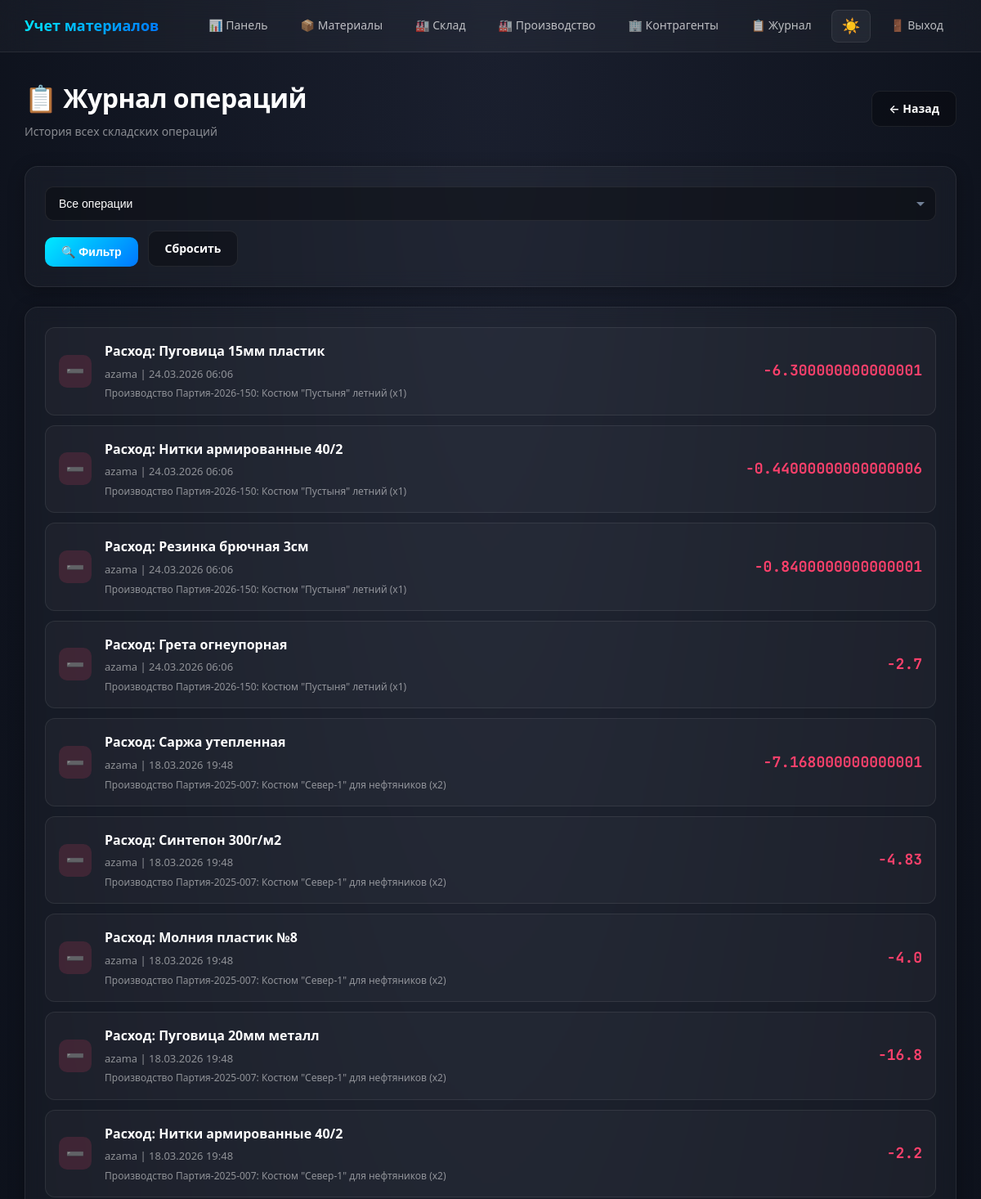
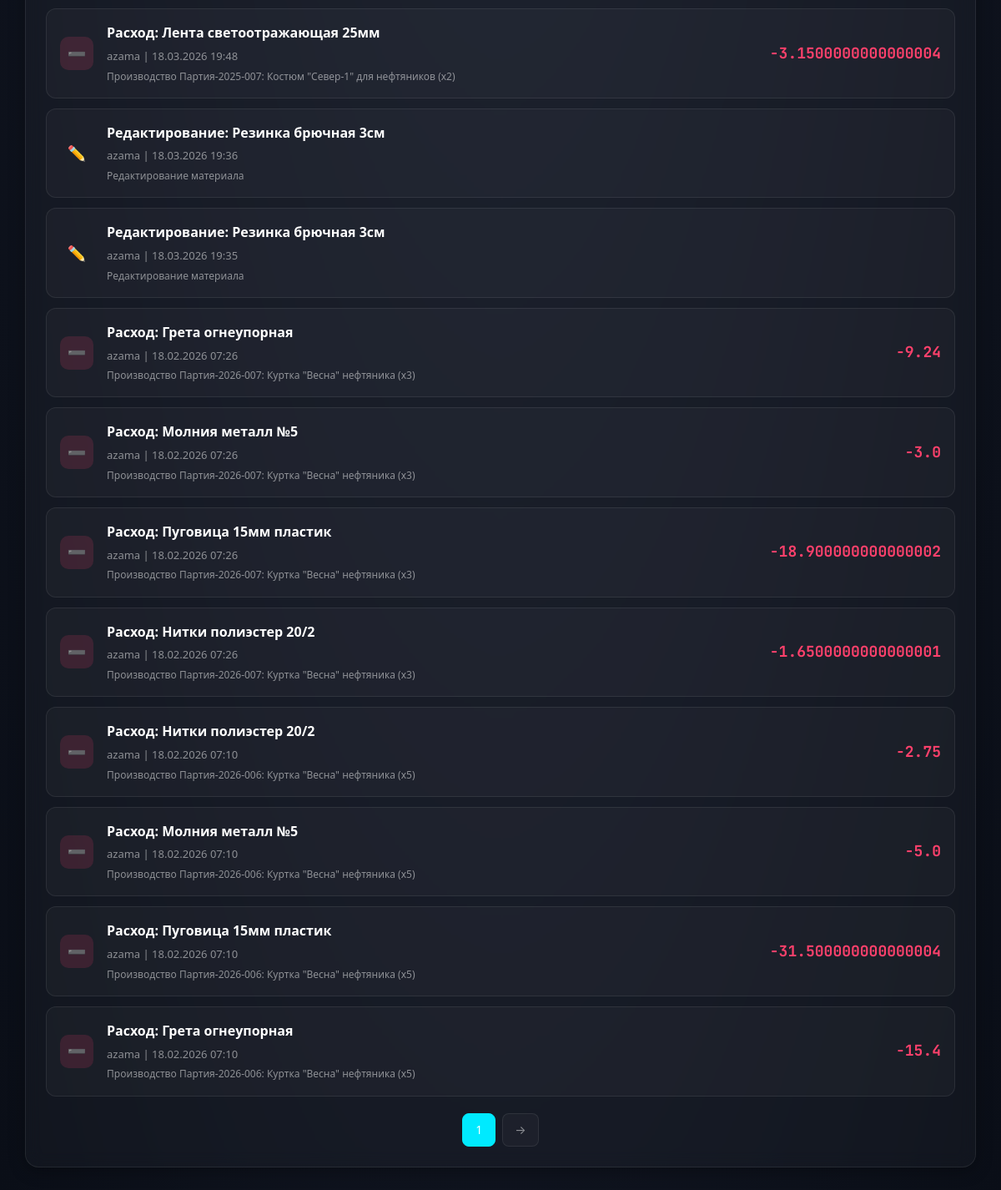
The app's page /audit/ (signed in) with its own data (2 pictures, top to bottom).
### warehouse/models.py (models this page shows, shortened)
class AuditLog(models.Model):
    ACTION_CHOICES = [
        ('receipt', 'Приход'),
        ('issue', 'Расход'),
        ('scrap', 'Списание'),
        ('edit', 'Редактирование'),
        ('delete', 'Удаление'),
        ('create', 'Создание'),
    ]
    action = models.CharField(max_length=20, choices=ACTION_CHOICES)
    material = models.ForeignKey(Material, on_delete=models.CASCADE, related_name='audit_logs')
    quantity = models.FloatField(default=0)
    user = models.ForeignKey(User, on_delete=models.SET_NULL, null=True)
    details = models.TextField(blank=True)
    created_at = models.DateTimeField(auto_now_add=True)
    class Meta:
        ordering = ['-created_at']
    @property
    def action_icon(self):
        icons = {
            'receipt': '➕',
            'issue': '➖',
            'scrap': '🗑️',
            'edit': '✏️',
            'delete': '❌',
            'create': '✨'
        }
        return icons.get(self.action, '📝')

class Material(models.Model):
    name = models.CharField(max_length=255)
    article = models.CharField(max_length=100, unique=True)
    description = models.TextField(blank=True)
    unit = models.CharField(max_length=50, default='м')
    quantity = models.FloatField(default=0, validators=[MinValueValidator(0)])
    min_stock = models.FloatField(default=10)
    image = models.ImageField(upload_to='materials/', blank=True, null=True)
    price_per_unit = models.DecimalField(
        max_digits=12,
        decimal_places=2,
        default=0,
        verbose_name="Цена за единицу",
        help_text="Цена за метр, кг или штуку"
    )
    section = models.ForeignKey(
        'Section',  # Используем строку для ленивой загрузки
        on_delete=models.CASCADE,
        related_name='materials',
        null=True,
        blank=True
    )
    contractor = models.ForeignKey(
        'Contractor',
        on_delete=models.SET_NULL,
        null=True,
        blank=True
    )
    created_at = models.DateTimeField(auto_now_add=True, null=True)
    updated_at = models.DateTimeField(auto_now=True)
    color = models.CharField(max_length=100, blank=True)
    width = models.FloatField(null=True, blank=True)
    density = models.FloatField(null=True, blank=True)
    composition = models.CharField(max_length=255, blank=True)
    class Meta:
        ordering = ['-created_at']
    contractor = models.ForeignKey(
        'Contractor',
        on_delete=models.SET_NULL,
        null=True,
        blank=True
    )
    created_at = models.DateTimeField(auto_now_add=True, null=True)
    updated_at = models.DateTimeField(auto_now=True)
    color = models.CharField(max_length=100, blank=True)
    width = models.FloatField(null=True, blank=True)
    density = models.FloatField(null=True, blank=True)
    composition = models.CharField(max_length=255, blank=True)
    class Meta:
        ordering = ['-created_at']

### warehouse/views.py (the view)
# urls.py: path('audit/', views.audit_log, name='audit_log'),
@login_required
def audit_log(request):
    logs = AuditLog.objects.select_related('material', 'user').order_by('-created_at')
    action = request.GET.get('action')
    if action:
        logs = logs.filter(action=action)
    paginator = Paginator(logs, 20)
    page = request.GET.get('page')
    logs = paginator.get_page(page)
    return render(request, 'warehouse/audit_log.html', {
        'logs': logs,
        'action_choices': AuditLog.ACTION_CHOICES,
    })

### templates/warehouse/audit_log.html (shortened to what this page needs)
{% extends "base.html" %}
{% block content %}
<div class="page-header">
    <div>
        <h1 class="page-title">📋 Журнал операций</h1>
        <p class="page-subtitle">История всех складских операций</p>
    </div>
    <div class="flex gap-2">
        <a href="{% url 'dashboard' %}" class="btn btn-secondary">← Назад</a>
    </div>
</div>
<div class="card mb-3">
    <form method="get" class="filter-bar">
        <select name="action" class="form-control">
            <option value="">Все операции</option>
        </select>
        <button type="submit" class="btn btn-primary">🔍 Фильтр</button>
        <a href="{% url 'audit_log' %}" class="btn btn-secondary">Сбросить</a>
    </form>
</div>
<div class="card">
    {% if logs %}
    <div class="operation-list">
        {% for log in logs %}
        <div class="operation-item {{ log.action }}">
            <div class="operation-icon">{{ log.action_icon }}</div>
            <div class="operation-content">
                <div class="operation-title">
                    {{ log.get_action_display }}: {{ log.material.name }}
                </div>
                <div class="operation-meta">
                    {% if log.user %}{{ log.user.username }}{% else %}Система{% endif %} |
                    {{ log.created_at|date:"d.m.Y H:i" }}
                </div>
                {% if log.details %}
                <div style="margin-top: 4px; font-size: 12px; color: var(--text-muted);">
                    {{ log.details }}
                </div>
                {% endif %}
            </div>
            {% if log.quantity != 0 %}
            <div class="operation-quantity" style="{% if log.quantity > 0 %}color: var(--success);{% else %}color: var(--danger);{% endif %}">
                {% if log.quantity > 0 %}+{% endif %}{{ log.quantity }}
            </div>
            {% endif %}
        </div>
        {% endfor %}
    </div>
    {% if logs.has_other_pages %}
    <div class="pagination" style="margin-top: 20px;">
        <span class="page-link active">{{ logs.number }}</span>
        {% if logs.has_next %}
        <a href="?page={{ logs.next_page_number }}{% if request.GET.action %}&action={{ request.GET.action }}{% endif %}" class="page-link">→</a>
        {% endif %}
    </div>
    {% endif %}
    {% else %}
    <div class="empty-state" style="padding: 60px 20px;">
        <div class="empty-state-icon">📭</div>
        <h3>Журнал пуст</h3>
        <p style="color: var(--text-muted);">Выполните операции на складе, чтобы они отобразились здесь</p>
    </div>
    {% endif %}
</div>
{% endblock %}

### static/css/style.css (style rules this page uses)
:root { --primary: #00eaff; --primary-dark: #0077ff; --danger: #ff416c; --warning: #f9d423; --success: #00b09b; --info: #00eaff; --bg-body: #0a0e17; --bg-card: rgba(255, 255, 255, 0.03); --bg-input: rgba(0, 0, 0, 0.3); --bg-hover: rgba(255, 255, 255, 0.05); --border: rgba(255, 255, 255, 0.08); --border-focus: rgba(0, 234, 255, 0.4); --text-primary: #ffffff; --text-secondary: rgba(255, 255, 255, 0.7); --text-muted: rgba(255, 255, 255, 0.5); --shadow: 0 4px 20px rgba(0, 0, 0, 0.3); --shadow-glow: 0 0 20px rgba(0, 234, 255, 0.3); --gradient-body: radial-gradient(ellipse at top, #1a1f2e 0%, #0a0e17 100%); --gradient-primary: linear-gradient(135deg, #00eaff 0%, #0077ff 100%); --gradient-danger: linear-gradient(135deg, #ff416c 0%, #ff4b2b 100%); }
* { margin: 0; padding: 0; box-sizing: border-box; }
html { font-size: 16px; scroll-behavior: smooth; }
body { font-family: 'Segoe UI', system-ui, -apple-system, BlinkMacSystemFont, sans-serif; background: var(--gradient-body); background-attachment: fixed; color: var(--text-primary); min-height: 100vh; line-height: 1.6; transition: background 0.3s ease, color 0.3s ease; }
body, div, span, p, h1, h2, h3, h4, h5, h6, label, input, textarea, select, button, a, li, td, th, strong, em, small { color: var(--text-primary); }
.page-header { display: flex; justify-content: space-between; align-items: center; margin-bottom: 30px; flex-wrap: wrap; gap: 16px; }
.page-title { font-size: 32px; font-weight: 700; letter-spacing: -0.5px; color: var(--text-primary); }
.page-subtitle { color: var(--text-muted); margin-top: 5px; font-size: 14px; }
.card { background: var(--bg-card); border: 1px solid var(--border); border-radius: 16px; padding: 24px; backdrop-filter: blur(10px); -webkit-backdrop-filter: blur(10px); transition: all 0.3s ease; box-shadow: var(--shadow); }
.btn { display: inline-flex; align-items: center; justify-content: center; gap: 8px; padding: 10px 20px; border-radius: 10px; font-size: 14px; font-weight: 600; border: none; cursor: pointer; transition: all 0.3s ease; text-decoration: none; white-space: nowrap; }
.btn-primary { background: var(--gradient-primary); color: white; }
.btn-secondary { background: var(--bg-input); color: var(--text-primary); border: 1px solid var(--border); }
.form-control { width: 100%; padding: 12px 16px; background: var(--bg-input); border: 1px solid var(--border); border-radius: 10px; color: var(--text-primary); font-size: 14px; transition: all 0.3s ease; }
.form-control::placeholder { color: var(--text-muted); opacity: 0.7; }
select.form-control { appearance: none; background-repeat: no-repeat; background-position: right 12px center; padding-right: 36px; }
.filter-bar { display: flex; gap: 12px; flex-wrap: wrap; align-items: flex-end; }
.operation-list { display: flex; flex-direction: column; gap: 12px; }
.operation-item { display: flex; align-items: center; gap: 16px; padding: 16px; background: var(--bg-card); border: 1px solid var(--border); border-radius: 12px; transition: all 0.3s ease; }
.operation-icon { width: 40px; height: 40px; border-radius: 10px; display: flex; align-items: center; justify-content: center; font-size: 18px; flex-shrink: 0; }
.operation-item.issue .operation-icon, .operation-item.scrap .operation-icon { background: rgba(255, 65, 108, 0.15); color: var(--danger); }
.operation-content { flex: 1; min-width: 0; }
.operation-title { font-weight: 600; margin-bottom: 4px; color: var(--text-primary); }
.operation-meta { font-size: 13px; color: var(--text-muted); }
.operation-quantity { font-size: 18px; font-weight: 700; font-family: 'JetBrains Mono', monospace; }
.operation-item.issue .operation-quantity, .operation-item.scrap .operation-quantity { color: var(--danger); }
.pagination { display: flex; justify-content: center; gap: 8px; margin-top: 30px; flex-wrap: wrap; }
.page-link { padding: 8px 14px; border-radius: 8px; background: var(--bg-card); border: 1px solid var(--border); color: var(--text-muted); text-decoration: none; transition: all 0.3s ease; font-size: 14px; min-width: 40px; text-align: center; }
.page-link.active { background: var(--primary); color: white; border-color: var(--primary); }
.flex { display: flex; }
.gap-2 { gap: 16px; }
.mb-3 { margin-bottom: 24px; }
[data-theme="dark"] select.form-control, select.form-control { background-repeat: no-repeat; background-position: right 12px center; background-size: 12px; -webkit-appearance: none; -moz-appearance: none; appearance: none; padding-right: 36px; }

### records on screen
AuditLog: action_icon "➖", action "Расход", material.name "Пуговица 15мм пластик", user.username "azama", created_at "24.03.2026 06:06", details "Производство Партия-2026-150: Костюм \"Пустыня\" летний (x1)", quantity "-6.300000000000001"
AuditLog: action_icon "➖", action "Расход", material.name "Нитки армированные 40/2", user.username "azama", created_at "24.03.2026 06:06", details "Производство Партия-2026-150: Костюм \"Пустыня\" летний (x1)", quantity "-0.44000000000000006"
AuditLog: action_icon "➖", action "Расход", material.name "Резинка брючная 3см", user.username "azama", created_at "24.03.2026 06:06", details "Производство Партия-2026-150: Костюм \"Пустыня\" летний (x1)", quantity "-0.8400000000000001"
AuditLog: action_icon "➖", action "Расход", material.name "Грета огнеупорная", user.username "azama", created_at "24.03.2026 06:06", details "Производство Партия-2026-150: Костюм \"Пустыня\" летний (x1)", quantity "-2.7"
AuditLog: action_icon "➖", action "Расход", material.name "Саржа утепленная", user.username "azama", created_at "18.03.2026 19:48", details "Производство Партия-2025-007: Костюм \"Север-1\" для нефтяников (x2)", quantity "-7.168000000000001"
AuditLog: action_icon "➖", action "Расход", material.name "Синтепон 300г/м2", user.username "azama", created_at "18.03.2026 19:48", details "Производство Партия-2025-007: Костюм \"Север-1\" для нефтяников (x2)", quantity "-4.83"
AuditLog: action_icon "➖", action "Расход", material.name "Молния пластик №8", user.username "azama", created_at "18.03.2026 19:48", details "Производство Партия-2025-007: Костюм \"Север-1\" для нефтяников (x2)", quantity "-4.0"
AuditLog: action_icon "➖", action "Расход", material.name "Пуговица 20мм металл", user.username "azama", created_at "18.03.2026 19:48", details "Производство Партия-2025-007: Костюм \"Север-1\" для нефтяников (x2)", quantity "-16.8"
AuditLog: action_icon "➖", action "Расход", material.name "Нитки армированные 40/2", user.username "azama", created_at "18.03.2026 19:48", details "Производство Партия-2025-007: Костюм \"Север-1\" для нефтяников (x2)", quantity "-2.2"
AuditLog: action_icon "➖", action "Расход", material.name "Лента светоотражающая 25мм", user.username "azama", created_at "18.03.2026 19:48", details "Производство Партия-2025-007: Костюм \"Север-1\" для нефтяников (x2)", quantity "-3.1500000000000004"
AuditLog: action_icon "✏️", action "Редактирование", material.name "Резинка брючная 3см", user.username "azama", created_at "18.03.2026 19:36", details "Редактирование материала"
AuditLog: action_icon "✏️", action "Редактирование", material.name "Резинка брючная 3см", user.username "azama", created_at "18.03.2026 19:35", details "Редактирование материала"
AuditLog: action_icon "➖", action "Расход", material.name "Грета огнеупорная", user.username "azama", created_at "18.02.2026 07:26", details "Производство Партия-2026-007: Куртка \"Весна\" нефтяника (x3)", quantity "-9.24"
AuditLog: action_icon "➖", action "Расход", material.name "Молния металл №5", user.username "azama", created_at "18.02.2026 07:26", details "Производство Партия-2026-007: Куртка \"Весна\" нефтяника (x3)", quantity "-3.0"
AuditLog: action_icon "➖", action "Расход", material.name "Пуговица 15мм пластик", user.username "azama", created_at "18.02.2026 07:26", details "Производство Партия-2026-007: Куртка \"Весна\" нефтяника (x3)", quantity "-18.900000000000002"
AuditLog: action_icon "➖", action "Расход", material.name "Нитки полиэстер 20/2", user.username "azama", created_at "18.02.2026 07:26", details "Производство Партия-2026-007: Куртка \"Весна\" нефтяника (x3)", quantity "-1.6500000000000001"
AuditLog: action_icon "➖", action "Расход", material.name "Нитки полиэстер 20/2", user.username "azama", created_at "18.02.2026 07:10", details "Производство Партия-2026-006: Куртка \"Весна\" нефтяника (x5)", quantity "-2.75"
AuditLog: action_icon "➖", action "Расход", material.name "Молния металл №5", user.username "azama", created_at "18.02.2026 07:10", details "Производство Партия-2026-006: Куртка \"Весна\" нефтяника (x5)", quantity "-5.0"
AuditLog: action_icon "➖", action "Расход", material.name "Пуговица 15мм пластик", user.username "azama", created_at "18.02.2026 07:10", details "Производство Партия-2026-006: Куртка \"Весна\" нефтяника (x5)", quantity "-31.500000000000004"
AuditLog: action_icon "➖", action "Расход", material.name "Грета огнеупорная", user.username "azama", created_at "18.02.2026 07:10", details "Производство Партия-2026-006: Куртка \"Весна\" нефтяника (x5)", quantity "-15.4"

### other values on screen
{{ logs.number }} "1"
